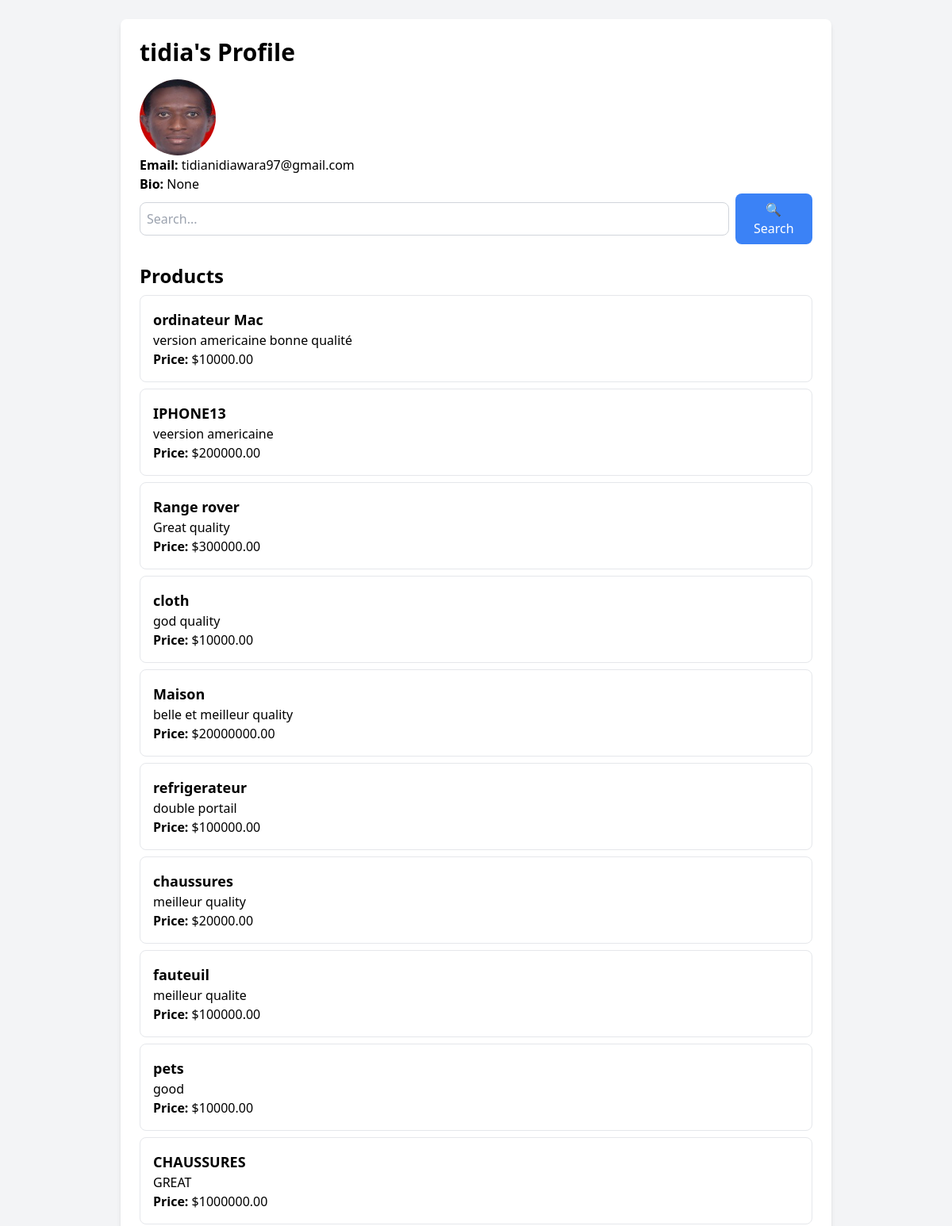
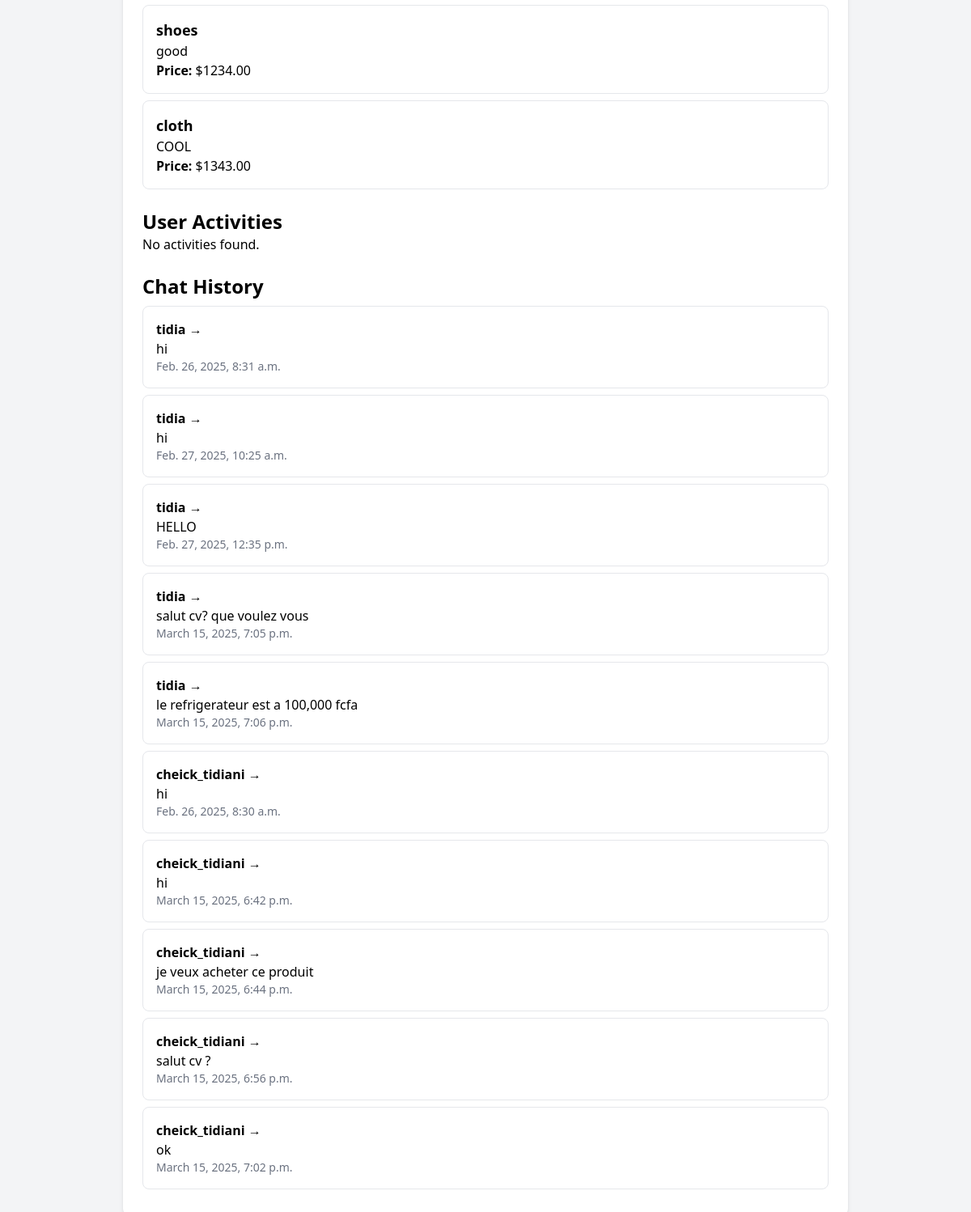
/user/1/ (signed in), run on the app's committed database (2 pictures, top to bottom).
### chapchap/models.py (models this page shows, shortened)
class CustomUser(AbstractUser):
    pass

class Profile(models.Model):
    user = models.OneToOneField(settings.AUTH_USER_MODEL, on_delete=models.CASCADE, related_name='profile')
    profile_picture = models.ImageField(upload_to='profile_pictures/', blank=True, null=True)
    bio = models.TextField(blank=True, null=True)

class Product(models.Model):
    user = models.ForeignKey(settings.AUTH_USER_MODEL, on_delete=models.CASCADE)
    category = models.ForeignKey('Category', on_delete=models.CASCADE, related_name="products")
    name = models.CharField(max_length=255)
    phone = models.CharField(max_length=20)
    location = models.CharField(max_length=255)  # Selected country, city, and neighborhood
    latitude = models.FloatField(null=True, blank=True)
    longitude = models.FloatField(null=True, blank=True)
    price = models.DecimalField(max_digits=15, decimal_places=2)
    description = models.TextField()
    date_posted = models.DateTimeField(auto_now_add=True)
    liked_by = models.ManyToManyField(
        settings.AUTH_USER_MODEL,
        related_name='liked_products',
        blank=True
    )
    views = models.PositiveIntegerField(default=0)  # Track how many times product is viewed
    clicks = models.PositiveIntegerField(default=0)  # Track user interactions (e.g., clicks, inquiries)
    is_sponsored = models.BooleanField(default=False)  # Flag for sponsored products
    priority_score = models.FloatField(default=0.0)  # Store computed ranking score

### chat/models.py (models this page shows, shortened)
class Message(models.Model):
    chat_room = models.ForeignKey(ChatRoom, on_delete=models.CASCADE, related_name='messages')
    sender = models.ForeignKey(settings.AUTH_USER_MODEL, on_delete=models.CASCADE)
    content = models.TextField()
    timestamp = models.DateTimeField(auto_now_add=True)
    is_read = models.BooleanField(default=False)

### chapchap/views.py (the view)
# urls.py: path('user/<int:user_id>/', views.user_detail, name='user_detail'),
@login_required
def user_detail(request, user_id):
    user = get_object_or_404(CustomUser, id=user_id)
    profile = Profile.objects.filter(user=user).first()
    products = Product.objects.filter(user=user)
    activities = Activity.objects.filter(user=user)
    sent_messages = Message.objects.filter(sender=user)
    chat_rooms = ChatRoom.objects.filter(users=user)
    received_messages = Message.objects.filter(chat_room__in=chat_rooms)
    chat_messages = sent_messages | received_messages
    query = request.GET.get('q', '')
    if query:
        products = products.filter(name__icontains=query)  # Search in product names
        activities = activities.filter(action__icontains=query)  # ✅ Assuming 'action' is the correct field
        chat_messages = chat_messages.filter(content__icontains=query)  # Search in chat messages
    return render(request, 'user_detail.html', {
        'user': user,
        'profile': profile,
        'products': products,
        'activities': activities,
        'chat_messages': chat_messages,
        'query': query,  # Pass the search query to keep it in the input field
    })

### templates/user_detail.html (shortened to what this page needs)
{% load static %}
<html lang="en">
<head>
    <script src="https://cdn.tailwindcss.com"></script>
</head>
<body class="bg-gray-100 p-6">
    <div class="max-w-4xl mx-auto bg-white p-6 rounded-lg shadow-md">
        <h1 class="text-3xl font-bold mb-4">{{ user.username }}'s Profile</h1>
        {% if profile.profile_picture %}
            <img src="{{ profile.profile_picture.url }}" alt="Profile Picture" class="w-24 h-24 rounded-full">
        {% endif %}
        <p><strong>Email:</strong> {{ user.email }}</p>
        <p><strong>Bio:</strong> {{ profile.bio }}</p>
        <form method="GET" class="flex items-center space-x-2 mb-4">
            <input type="text" name="q" placeholder="Search..." value="{{ query }}"
                class="w-full p-2 border border-gray-300 rounded-lg focus:outline-none focus:ring-2 focus:ring-blue-500">
            <button type="submit" class="px-4 py-2 bg-blue-500 text-white rounded-lg hover:bg-blue-600 transition">
                🔍 Search
            </button>
        </form>
        <h2 class="text-2xl font-bold mt-6">Products</h2>
        {% for product in products %}
            <div class="p-4 border rounded-lg my-2">
                <h3 class="text-lg font-semibold">{{ product.name }}</h3>
                <p>{{ product.description }}</p>
                <p><strong>Price:</strong> ${{ product.price }}</p>
            </div>
        {% empty %}
            <p>No products available.</p>
        {% endfor %}
        <h2 class="text-2xl font-bold mt-6">User Activities</h2>
        {% for activity in activities %}
            <div class="p-4 border rounded-lg my-2">
                <p>{{ activity.description }}</p>
                <p><strong>Time:</strong> {{ activity.timestamp }}</p>
            </div>
        {% empty %}
            <p>No activities found.</p>
        {% endfor %}
        <h2 class="text-2xl font-bold mt-6">Chat History</h2>
        {% for message in chat_messages %}
            <div class="p-4 border rounded-lg my-2">
                <p><strong>{{ message.sender.username }}</strong> → <strong>{{ message.receiver.username }}</strong></p>
                <p>{{ message.content }}</p>
                <p class="text-gray-500 text-sm">{{ message.timestamp }}</p>
            </div>
        {% empty %}
            <p>No chat messages available.</p>
        {% endfor %}
    </div>
</body>
</html>

### data on the page
CustomUser: username "tidia", email "tidianidiawara97@gmail.com"
Profile: profile_picture (picture), bio "None"
Product: name "ordinateur Mac", description "version americaine bonne qualité", price "10000.00"
Product: name "IPHONE13", description "veersion americaine", price "200000.00"
Product: name "Range rover", description "Great quality", price "300000.00"
Product: name "cloth", description "god quality", price "10000.00"
Product: name "Maison", description "belle et meilleur quality", price "20000000.00"
Product: name "refrigerateur", description "double portail", price "100000.00"
Product: name "chaussures", description "meilleur quality", price "20000.00"
Product: name "fauteuil", description "meilleur qualite", price "100000.00"
Product: name "pets", description "good", price "10000.00"
Product: name "CHAUSSURES", description "GREAT", price "1000000.00"
Product: name "shoes", description "good", price "1234.00"
Product: name "cloth", description "COOL", price "1343.00"
Message: sender.username "tidia", content "hi", timestamp "Feb. 26, 2025, 8:31 a.m."
Message: sender.username "tidia", content "hi", timestamp "Feb. 27, 2025, 10:25 a.m."
Message: sender.username "tidia", content "HELLO", timestamp "Feb. 27, 2025, 12:35 p.m."
Message: sender.username "tidia", content "salut cv? que voulez vous", timestamp "March 15, 2025, 7:05 p.m."
Message: sender.username "tidia", content "le refrigerateur est a 100,000 fcfa", timestamp "March 15, 2025, 7:06 p.m."
Message: sender.username "cheick_tidiani", content "hi", timestamp "Feb. 26, 2025, 8:30 a.m."
Message: sender.username "cheick_tidiani", content "hi", timestamp "March 15, 2025, 6:42 p.m."
Message: sender.username "cheick_tidiani", content "je veux acheter ce produit", timestamp "March 15, 2025, 6:44 p.m."
Message: sender.username "cheick_tidiani", content "salut cv ?", timestamp "March 15, 2025, 6:56 p.m."
Message: sender.username "cheick_tidiani", content "ok", timestamp "March 15, 2025, 7:02 p.m."
